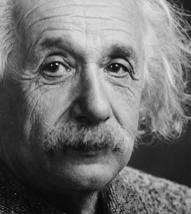
%> input picture images_P2/einstein.jpg, 191 x 214 px
$ octave --eval "ej24;"   (GNU Octave 9; MATLAB toolbox functions it lacks are replaced by stand-ins)
%> lines starting %> are read from the running program, lines starting %| are printed output that depends on the picture
function [] = ej24()
%EJ24 Summary of this function goes here
%   Detailed explanation goes here
    einstein = imread('einstein.jpg');
%> einstein is the input picture: size 214x191 uint8; min 0, max 228, mean 111
    monroe = imread('monroe.jpg');
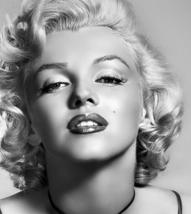
%> input picture images_P2/monroe.jpg, 191 x 214 px
%> monroe is the input picture: size 214x191 uint8; min 0, max 255, mean 146.6
    h_monroe = hybrid(monroe, einstein, 6, 10);
%> in hybrid, `lowpass = imgaussfilt(image1, sigma1);`:
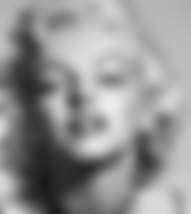
%> lowpass: size 214x191 uint8; min 26, max 237, mean 146.7
    background = zeros(size(h_monroe), 'uint8');
    figure
    subplot(3,3,1)
    imshow(einstein);
    subplot(3,3,2)
    imshow(monroe);
    subplot(3,3,3)
    imshow(h_monroe);
    subplot(3,3,4)
    imshow(paste(background, imresize(h_monroe, 0.8)));
    subplot(3,3,5)
    imshow(paste(background, imresize(h_monroe, 0.7)));
    subplot(3,3,6)
    imshow(paste(background, imresize(h_monroe, 0.6)));
    subplot(3,3,7)
    imshow(paste(background, imresize(h_monroe, 0.5)));
    subplot(3,3,8)
    imshow(paste(background, imresize(h_monroe, 0.4)));
    subplot(3,3,9)
    imshow(paste(background, imresize(h_monroe, 0.3)));
end

function [result] = highpass(image, sigma)
%> called with sigma = 10
    lowpass = imgaussfilt(image, sigma);
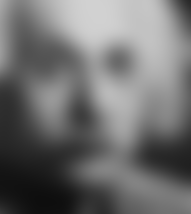
%> lowpass: size 214x191 uint8; min 14, max 209, mean 111
    result = image - lowpass;
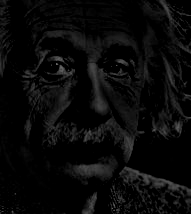
%> result: size 214x191 uint8; min 0, max 104, mean 9.5
end

function [image] = paste(background, foreground)
    image = background;
    sizes = size(foreground);
    image(1:sizes(1), 1:sizes(2)) = foreground;
end

function [image] = hybrid(image1, image2, sigma1, sigma2)
    lowpass = imgaussfilt(image1, sigma1);
    image = lowpass + highpass(image2, sigma2);
end
%> in paste (call 4), `image(1:sizes(1), 1:sizes(2)) = foreground;`:
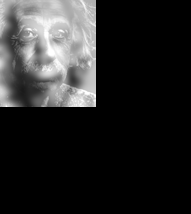
%> image: size 214x191 uint8; min 0, max 255, mean 39.2
%> in paste (call 5), `image(1:sizes(1), 1:sizes(2)) = foreground;`:
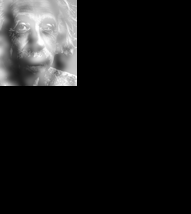
%> image: size 214x191 uint8; min 0, max 255, mean 25.3
%> in paste (call 6), `image(1:sizes(1), 1:sizes(2)) = foreground;`:
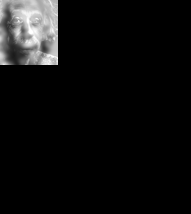
%> image: size 214x191 uint8; min 0, max 255, mean 14.4
